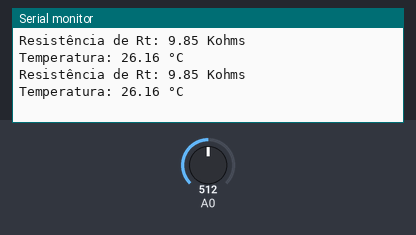
A sketch run on a simulated Arduino Uno, built with avr-gcc and run on an emulated ATmega328P. Parts: the last lines printed to the serial monitor. Inputs (shaded band) come from the test bench; at power-on: A0 = 512.

Above: at 1.8 s.
1.9 s: A0 set to 0
At 2.4 s:
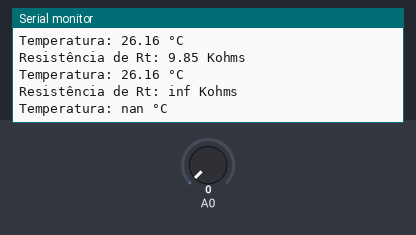
3.5 s: A0 set to 122
At 4.8 s:
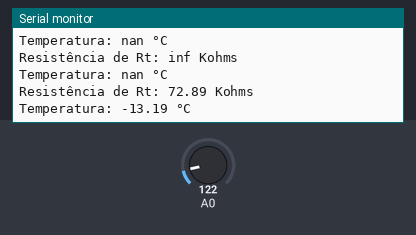

Measured:
- after the input at 1.9 s, the serial monitor: prints a new line after 0.10 s (image 1)
- after the input at 3.5 s, the serial monitor: prints a new line after 0.51 s (image 2)

The sketch:

temperatura.ino
```cpp
float R0 = 9.87e3;
float V = 5.;

void setup(){Serial.begin(9600);}

// Calcula a tensão, com base no valor lido do sensor
float calculaTensao(float d){
  // 5 ---- 1023
  // V ---- d
  return V * d/1023.;
}

// Com base na tensão, obtém o valor da resistência
float calculaRt(float V0){
  float numerador = 0.;

  numerador = R0 * (V - V0);

  return numerador/V0;
}

float calculaTemperatura(float Rt){
  const float A = 1.7426e-04;
  const float B = 3.7782e-04;
  const float C = -4.0342e-07;

  // Minha média = 19.738000
  // Média modelo = 19.023000
  // Erro sitemático = -0.715000

  const float erroSist = -0.715000;

  return (1./(A + B * log(Rt) + C * pow(log(Rt), 3))) + erroSist;
}

void loop() {
  int leitura = analogRead(A0); // sample ADC output
  float tensao = calculaTensao(leitura);
  float Rt = calculaRt(tensao);

  Serial.print("Resistência de Rt: "); // send value to host
  Serial.print(Rt/1.e3);
  Serial.println(" Kohms");

  Serial.print("Temperatura: ");
  Serial.print(calculaTemperatura(Rt) - 273);
  Serial.println(" °C");
  delay(1000); // wait 1s
}
```
